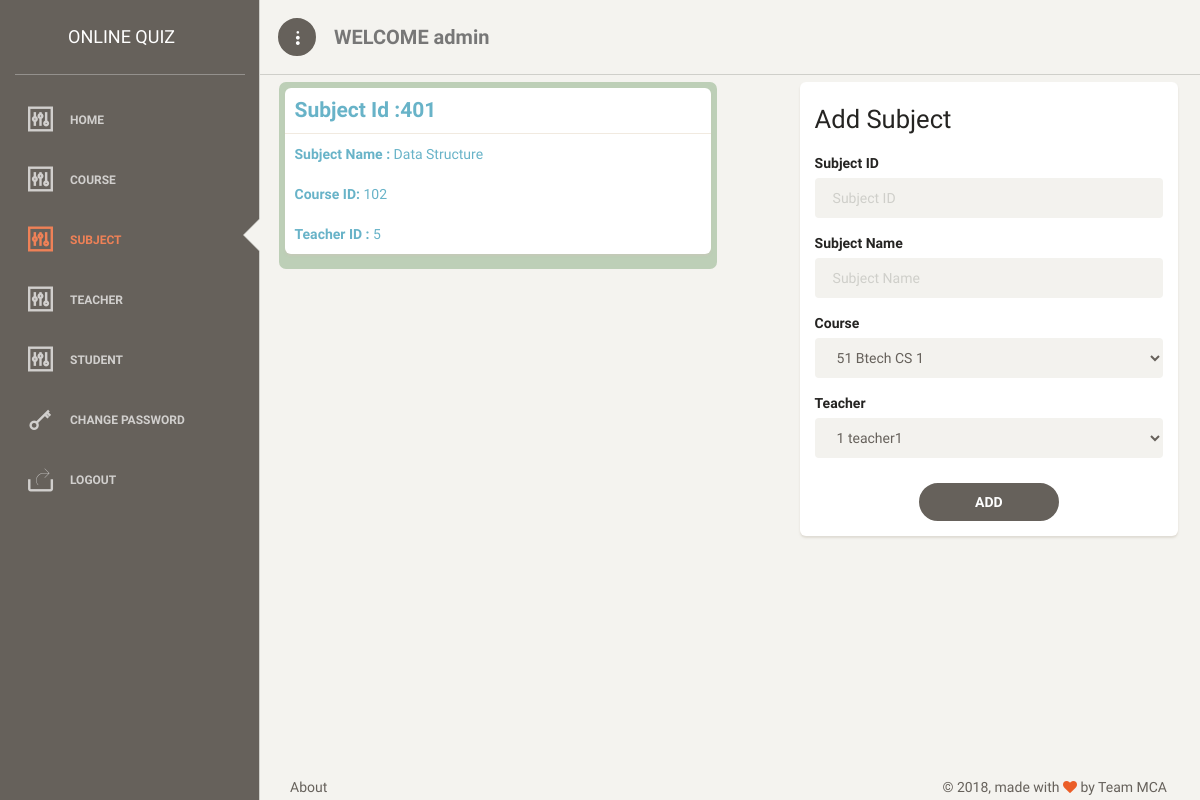
/subject.php (signed in), run on the app's committed database.
### tables this page shows
CREATE TABLE `subject` (
  `s_id` int(11) NOT NULL,
  `s_name` varchar(50) NOT NULL,
  `c_id` int(11) NOT NULL,
  `t_id` int(11) NOT NULL
);

### subject.php (the view, shortened to what this page needs)
<?php
	$n=$_SESSION['sess_name'];
	$a="teacher";
	$con=mysqli_connect('localhost','root','') or die(mysql_error());
	mysqli_select_db($con,'online_test') or die("cannot select DB");
	$query=mysqli_query($con,"SELECT * FROM course");
	$query1=mysqli_query($con,"SELECT * FROM user WHERE type='$a'");
?>
<!DOCTYPE html>
<html lang="en">
<head>
	<link href="assets/css/bootstrap.min.css" rel="stylesheet" />
	<link href="assets/css/paper-dashboard.css" rel="stylesheet" />
	<link href="assets/css/demo.css" rel="stylesheet" />
	<link href="http://maxcdn.bootstrapcdn.com/font-awesome/latest/css/font-awesome.min.css" rel="stylesheet">
	<link href="assets/css/themify-icons.css" rel="stylesheet">
</head>
<body>
	<div class="wrapper">
		<div class="sidebar" data-background-color="brown" data-active-color="danger">
			<div class="logo">
				<a href="javascript:void(0)" class="simple-text logo-normal">
					Online Quiz
				</a>
			</div>
			<div class="sidebar-wrapper">
				<ul class="nav">
					<li>
						<a href="a_home.php">
							<i class="ti-panel"></i>
								<p>Home</p>
						</a>
					</li>
					<li >
						<a href="course.php">
							<i class="ti-panel"></i>
								<p>Course</p>
						</a>
					</li>
					<li class="active">
						<a href="subject.php">
							<i class="ti-panel"></i>
								<p>Subject</p>
						</a>
					</li>
					<li>
						<a href="teacher.php">
							<i class="ti-panel"></i>
								<p>Teacher</p>
						</a>
					</li>
					<li>
						<a href="addstudent.php">
							<i class="ti-panel"></i>
								<p>Student</p>
						</a>
					</li>
					<li>
						<a href="changepassword.php">
							<i class="ti-key"></i>
							<p>
									Change Password
							</p>
						</a>
					</li>
					<li>
						<a href="logout.php">
							<i class="ti-share"></i>
							<p>
									Logout
							</p>
						</a>
					</li>
				</ul>
			</div>
		</div>
		<div class="main-panel">
			<nav class="navbar navbar-default">
				<div class="container-fluid">
					<div class="navbar-minimize">
						<button id="minimizeSidebar" class="btn btn-fill btn-icon"><i class="ti-more-alt"></i></button>
					</div>
					<div class="navbar-header">
						<p class="navbar-brand">
							<b>WELCOME <?php echo $n ?></b>
						</p>
					</div>
					<div class="collapse navbar-collapse">
					</div>
				</div>
			</nav>
			<div class="content" style="margin-top: 0px; padding-top: 0px;padding-left: 0px;">
			<div class="responsive-cards" style="float: left; margin: 7px; margin-left: 2%; background-color: #BDCFB7; border-radius: 7px;">
				<?php
							$con=mysqli_connect('localhost','root','') or die(mysql_error());
							mysqli_select_db($con,'online_test') or die("cannot select DB");
							$query2=mysqli_query($con,"SELECT * FROM subject");
							$numrows=mysqli_num_rows($query2);
							if($numrows>0)
							while ($row=mysqli_fetch_row($query2))
							{
								$id=$row[0];
								echo "<div class='card' style='margin: 6px;margin-bottom: 15px;' >
									 <a href='editSubject.php?id=$id'>
									<div class='card-body' style='padding: 10px;'><h4 style='margin: 0px;'><b>Subject Id :</b>$row[0]</h4></div>
									<hr style='margin: 0px;'>
									<div class='' style='width: 100%;'>
										<div class='card-body' style='padding: 10px;'><b>Subject Name :</b> $row[1]</div>
										<div class='card-body' style='padding: 10px;'><b>Course ID: </b> $row[2] </div>
										<div class='card-body' style='padding: 10px;'><b>Teacher ID : </b> $row[3] </div>
									</div>
									</a>
								</div>";
							}
							else
							{
								echo "<div class='card-body' style='padding: 10px;'><h6 style='margin: 0px;'>NO Course Added</h6></div>";
							}
				?>
				</div>
				<div class="responsive-cards" style="float: right; margin: 7px; padding-left:60px; background-color:; border-radius: 7px;">
				<div class="">
							<form method="post">
								<div class="card" data-background="color" data-color="blue">
									<div class="card-header">
										<h3 class="card-title">Add Subject</h3>
									</div>
									<div class="card-content">
										<div class="form-group">
											<label>Subject ID</label>
											<input type="text" placeholder="Subject ID" name="username" class="form-control input-no-border">
										</div>
										<div class="form-group">
											<label>Subject Name</label>
											<input type="text" placeholder="Subject Name" name="password" class="form-control input-no-border">
										</div>
										<div class="form-group">
											<label>Course</label>
											<select name="course" class="form-control input-no-border">
											<?php
												while($row=mysqli_fetch_row($query))
												{
													echo "<option value='$row[0]'>$row[0]  $row[1]  $row[2]  $row[3]</option>";
												}
											?>
											</select>
										</div>
										<div class="form-group">
											<label>Teacher</label>
											<select name="teacher" class="form-control input-no-border">
											<?php
												while($row=mysqli_fetch_row($query1))
												{
													echo "<option value='$row[0]'>$row[0]  $row[1]</option>";
												}
											?>
											</select>
										</div>
									</div>
									<div class="card-footer text-center">
										<button type="submit" value="login" name="submit" class="btn btn-fill btn-wd ">ADD</button>
									</div>
								</div>
							</form>
						</div>
					</div>
			</div>
			<footer class="footer" style="border: 0px;">
				<div class="container-fluid">
					<nav class="pull-left">
						<ul>
							<li>
								<a href="new.html">
                    About
                </a>
							</li>
						</ul>
					</nav>
					<div class="copyright pull-right">
						&copy;
						, made with <i class="fa fa-heart heart"></i> by Team MCA
					</div>
				</div>
			</footer>
		</div>
	</div>
</body>
</html>

### subject.php (style rules this page uses)
.responsive-cards { width: 47.4%; }

### data on the page
subject: s_id "401", s_name "Data Structure", c "102", t "5"

### other printed values
$n "admin"
form field course "51 Btech CS 1"
form field teacher "1 teacher1"
